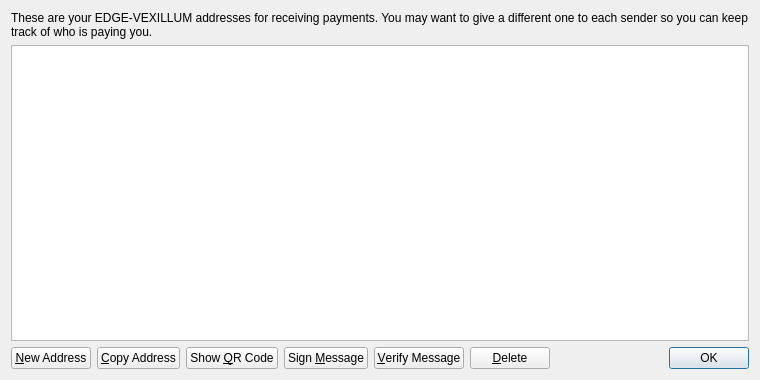
<?xml version="1.0" encoding="UTF-8"?>
<ui version="4.0">
 <class>AddressBookPage</class>
 <widget class="QWidget" name="AddressBookPage">
  <property name="geometry">
   <rect>
    <x>0</x>
    <y>0</y>
    <width>760</width>
    <height>380</height>
   </rect>
  </property>
  <property name="windowTitle">
   <string>Address Book</string>
  </property>
  <layout class="QVBoxLayout" name="verticalLayout">
   <item>
    <widget class="QLabel" name="labelExplanation">
     <property name="text">
      <string>These are your EDGE-VEXILLUM addresses for receiving payments. You may want to give a different one to each sender so you can keep track of who is paying you.</string>
     </property>
     <property name="textFormat">
      <enum>Qt::PlainText</enum>
     </property>
     <property name="wordWrap">
      <bool>true</bool>
     </property>
    </widget>
   </item>
   <item>
    <widget class="QTableView" name="tableView">
     <property name="contextMenuPolicy">
      <enum>Qt::CustomContextMenu</enum>
     </property>
     <property name="toolTip">
      <string>Double-click to edit address or label</string>
     </property>
     <property name="tabKeyNavigation">
      <bool>false</bool>
     </property>
     <property name="selectionMode">
      <enum>QAbstractItemView::SingleSelection</enum>
     </property>
     <property name="selectionBehavior">
      <enum>QAbstractItemView::SelectRows</enum>
     </property>
     <property name="sortingEnabled">
      <bool>true</bool>
     </property>
     <attribute name="verticalHeaderVisible">
      <bool>false</bool>
     </attribute>
    </widget>
   </item>
   <item>
    <layout class="QHBoxLayout" name="horizontalLayout">
     <item>
      <widget class="QPushButton" name="newAddressButton">
       <property name="toolTip">
        <string>Create a new address</string>
       </property>
       <property name="text">
        <string>&amp;New Address</string>
       </property>
      </widget>
     </item>
     <item>
      <widget class="QPushButton" name="copyToClipboard">
       <property name="toolTip">
        <string>Copy the currently selected address to the system clipboard</string>
       </property>
       <property name="text">
        <string>&amp;Copy Address</string>
       </property>
      </widget>
     </item>
     <item>
      <widget class="QPushButton" name="showQRCode">
       <property name="text">
        <string>Show &amp;QR Code</string>
       </property>
      </widget>
     </item>
     <item>
      <widget class="QPushButton" name="signMessage">
       <property name="toolTip">
        <string>Sign a message to prove you own a EDGE-VEXILLUM address</string>
       </property>
       <property name="text">
        <string>Sign &amp;Message</string>
       </property>
      </widget>
     </item>
     <item>
      <widget class="QPushButton" name="verifyMessage">
       <property name="toolTip">
        <string>Verify a message to ensure it was signed with a specified EDGE-VEXILLUM address</string>
       </property>
       <property name="text">
        <string>&amp;Verify Message</string>
       </property>
      </widget>
     </item>
     <item>
      <widget class="QPushButton" name="deleteButton">
       <property name="toolTip">
        <string>Delete the currently selected address from the list</string>
       </property>
       <property name="text">
        <string>&amp;Delete</string>
       </property>
      </widget>
     </item>
     <item>
      <spacer name="horizontalSpacer">
       <property name="orientation">
        <enum>Qt::Horizontal</enum>
       </property>
       <property name="sizeHint" stdset="0">
        <size>
         <width>40</width>
         <height>20</height>
        </size>
       </property>
      </spacer>
     </item>
     <item>
      <widget class="QDialogButtonBox" name="buttonBox">
       <property name="sizePolicy">
        <sizepolicy hsizetype="Maximum" vsizetype="Fixed">
         <horstretch>0</horstretch>
         <verstretch>0</verstretch>
        </sizepolicy>
       </property>
       <property name="standardButtons">
        <set>QDialogButtonBox::Ok</set>
       </property>
      </widget>
     </item>
    </layout>
   </item>
  </layout>
 </widget>
 <resources>
  <include location="../bitcoin.qrc"/>
 </resources>
 <connections/>
</ui>
